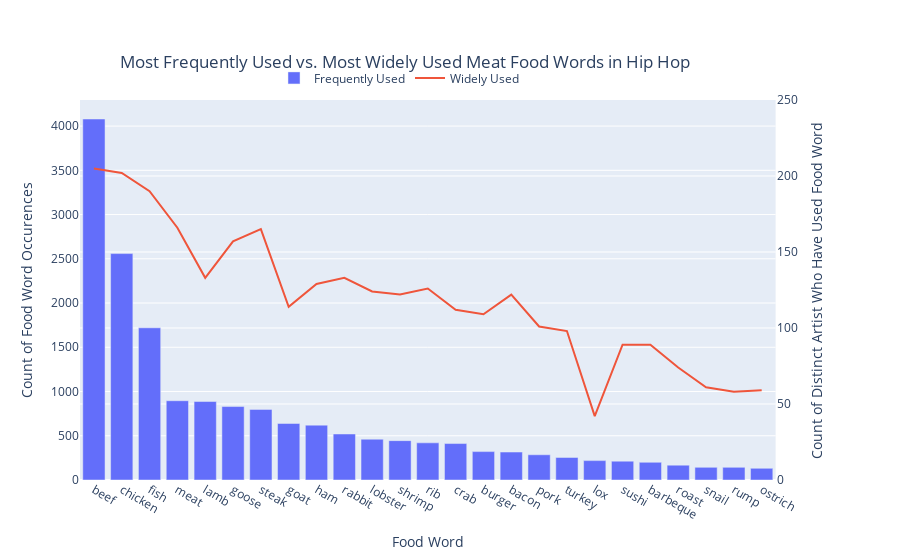

The cell this chart's notebook holds for it:
### Code cell
# Create figure with secondary y-axis
fig = make_subplots(specs=[[{"secondary_y": True}]])

# Add traces
fig.add_trace(
    go.Bar(x=top_meat_food_words_plot_df['food_word'],
               y=top_meat_food_words_plot_df['sum_of_food_word_count'],
               name="Frequently Used"),
    secondary_y=False,
)

fig.add_trace(
    go.Scatter(x=top_meat_food_words_plot_df['food_word'],
               y=top_meat_food_words_plot_df['count_of_unique_artists'],
               name="Widely Used"),
    secondary_y=True,
)

# Add figure title
fig.update_layout(
    title={
        'text': "Most Frequently Used vs. Most Widely Used Meat Food Words in Hip Hop",
        'y':0.9,
        'x':0.45,
        'xanchor': 'center',
        'yanchor': 'top'}
)

# Set x-axis title
fig.update_xaxes(title_text="Food Word")

# Set y-axes titles
fig.update_yaxes(title_text="Count of Food Word Occurences", secondary_y=False)
fig.update_yaxes(title_text="Count of Distinct Artist Who Have Used Food Word", secondary_y=True)
fig.update_yaxes(range=[0,250], secondary_y=True)
fig.update_layout(legend=dict(
    orientation="h",
    yanchor="bottom",
    y=1.02,
    xanchor="right",
    x=0.6
))

fig.show()

### Figure 1 — Plotly figure (JSON) as saved in the notebook; plotly's stock layout.template omitted (floating-point values rounded to 4 significant figures)
{"data": [{"name": "Frequently Used", "type": "bar", "x": ["beef", "chicken", "fish", "meat", "lamb", "goose", "steak", "goat", "ham", "rabbit", "lobster", "shrimp", "rib", "crab", "burger", "bacon", "pork", "turkey", "lox", "sushi", "barbeque", "roast", "snail", "rump", "ostrich"], "xaxis": "x", "y": [4080, 2559, 1720, 896, 887, 830, 798, 639, 620, 520, 461, 445, 420, 412, 321, 316, 285, 255, 219, 213, 200, 168, 143, 143, 132], "yaxis": "y"}, {"name": "Widely Used", "type": "scatter", "x": ["beef", "chicken", "fish", "meat", "lamb", "goose", "steak", "goat", "ham", "rabbit", "lobster", "shrimp", "rib", "crab", "burger", "bacon", "pork", "turkey", "lox", "sushi", "barbeque", "roast", "snail", "rump", "ostrich"], "xaxis": "x", "y": [205, 202, 190, 166, 133, 157, 165, 114, 129, 133, 124, 122, 126, 112, 109, 122, 101, 98, 42, 89, 89, 74, 61, 58, 59], "yaxis": "y2"}], "layout": {"legend": {"orientation": "h", "x": 0.6, "xanchor": "right", "y": 1.02, "yanchor": "bottom"}, "title": {"text": "Most Frequently Used vs. Most Widely Used Meat Food Words in Hip Hop", "x": 0.45, "xanchor": "center", "y": 0.9, "yanchor": "top"}, "xaxis": {"anchor": "y", "domain": [0, 0.94], "title": {"text": "Food Word"}}, "yaxis": {"anchor": "x", "domain": [0, 1], "title": {"text": "Count of Food Word Occurences"}}, "yaxis2": {"anchor": "x", "overlaying": "y", "range": [0, 250], "side": "right", "title": {"text": "Count of Distinct Artist Who Have Used Food Word"}}}}
